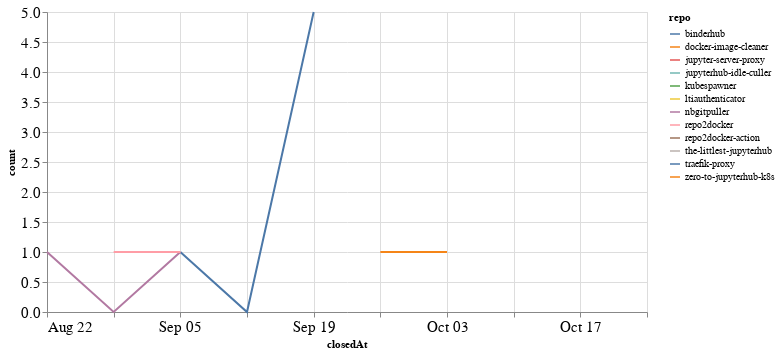

The notebook cell saved with this chart:
### Code cell
closed_by_time = closed_by.groupby('repo').resample('W', on='closedAt').count()['author'].reset_index()
closed_by_time = closed_by_time.rename(columns={'author': 'count'})

alt.Chart(closed_by_time, width=600).mark_line().encode(
    x='closedAt',
    y='count',
    color='repo',
    tooltip="repo"
)

### Figure 1 — Vega-Lite specification as saved in the notebook (floating-point values rounded to 4 significant figures)
{"config": {"axisLeft": {"labelFontSize": 15}, "axisBottom": {"labelFontSize": 15}}, "data": {"name": "data-edd5936db93dc613f616f29a1b8e1f9c"}, "mark": "line", "encoding": {"color": {"type": "nominal", "field": "repo"}, "tooltip": {"type": "nominal", "field": "repo"}, "x": {"type": "temporal", "field": "closedAt"}, "y": {"type": "quantitative", "field": "count"}}, "width": 600, "$schema": "https://vega.github.io/schema/vega-lite/v4.8.1.json", "datasets": {"data-edd5936db93dc613f616f29a1b8e1f9c": [{"repo": "binderhub", "closedAt": "2021-09-05T00:00:00", "count": 1}, {"repo": "binderhub", "closedAt": "2021-09-12T00:00:00", "count": 0}, {"repo": "binderhub", "closedAt": "2021-09-19T00:00:00", "count": 5}, {"repo": "docker-image-cleaner", "closedAt": "2021-09-19T00:00:00", "count": 2}, {"repo": "jupyter-server-proxy", "closedAt": "2021-08-29T00:00:00", "count": 2}, {"repo": "jupyterhub-idle-culler", "closedAt": "2021-09-26T00:00:00", "count": 1}, {"repo": "kubespawner", "closedAt": "2021-10-10T00:00:00", "count": 1}, {"repo": "ltiauthenticator", "closedAt": "2021-09-05T00:00:00", "count": 1}, {"repo": "nbgitpuller", "closedAt": "2021-08-22T00:00:00", "count": 1}, {"repo": "nbgitpuller", "closedAt": "2021-08-29T00:00:00", "count": 0}, {"repo": "nbgitpuller", "closedAt": "2021-09-05T00:00:00", "count": 1}, {"repo": "repo2docker", "closedAt": "2021-08-29T00:00:00", "count": 1}, {"repo": "repo2docker", "closedAt": "2021-09-05T00:00:00", "count": 1}, {"repo": "repo2docker-action", "closedAt": "2021-09-19T00:00:00", "count": 1}, {"repo": "the-littlest-jupyterhub", "closedAt": "2021-10-24T00:00:00", "count": 4}, {"repo": "traefik-proxy", "closedAt": "2021-10-24T00:00:00", "count": 3}, {"repo": "zero-to-jupyterhub-k8s", "closedAt": "2021-09-26T00:00:00", "count": 1}, {"repo": "zero-to-jupyterhub-k8s", "closedAt": "2021-10-03T00:00:00", "count": 1}]}}
